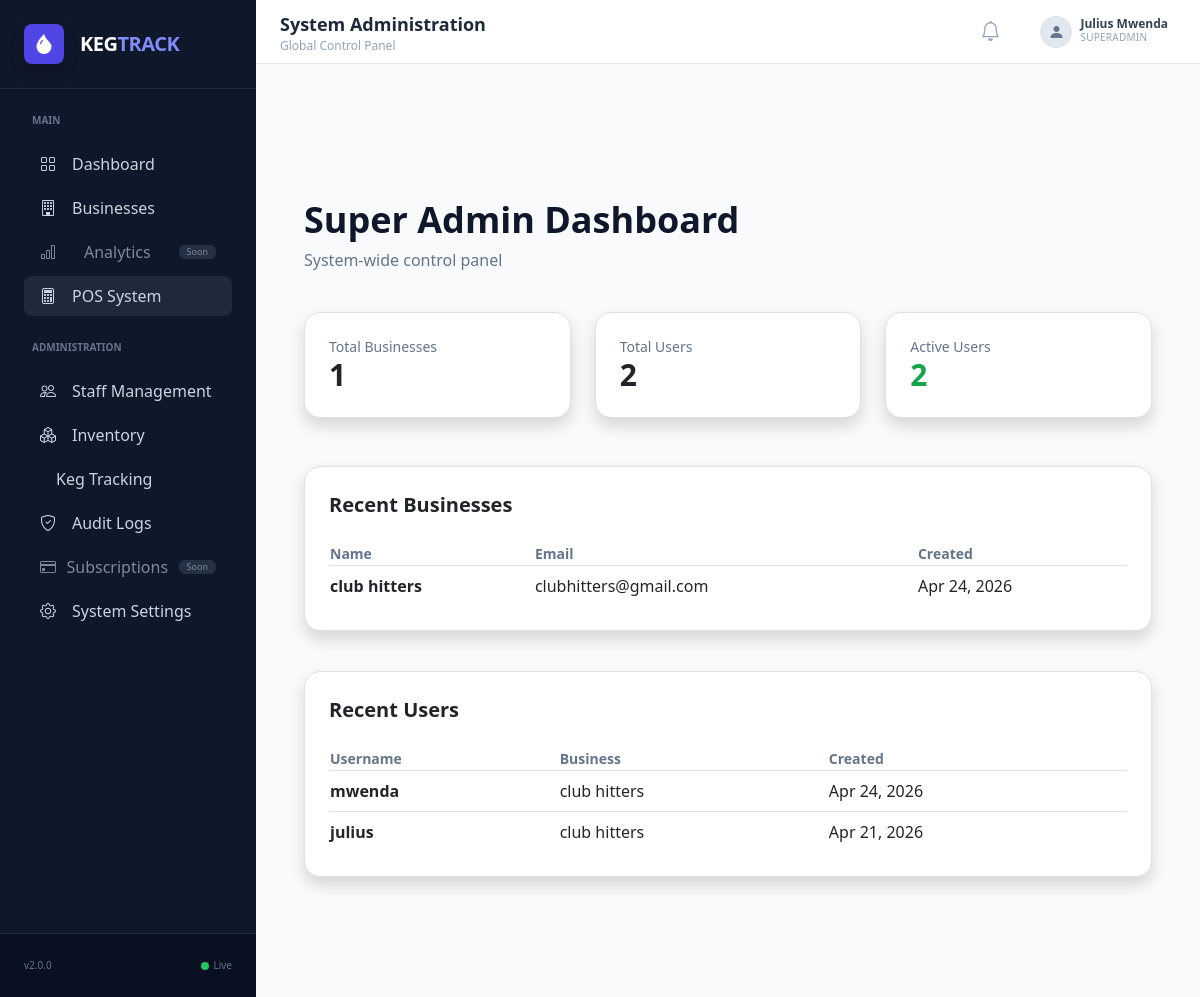
The app's page /dashboard/superadmin/ (signed in) with its own data.
### accounts/models.py (models this page shows, shortened)
class User(AbstractUser):
    phone = models.CharField(max_length=20, unique=True)
    email = models.EmailField(unique=True)
    business = models.ForeignKey(
        "business.Business",
        on_delete=models.CASCADE,
        null=True,
        blank=True
    )
    role = models.ForeignKey(
        "accounts.Role",
        on_delete=models.SET_NULL,
        null=True,
        blank=True
    )
    is_superadmin = models.BooleanField(default=False)
    is_active_staff = models.BooleanField(default=True)
    must_change_password = models.BooleanField(default=True)
    is_deleted = models.BooleanField(default=False)
    last_login_ip = models.GenericIPAddressField(null=True, blank=True)
    last_device = models.CharField(max_length=255, blank=True)
    created_at = models.DateTimeField(auto_now_add=True)
    updated_at = models.DateTimeField(auto_now=True)
    USERNAME_FIELD = "username"
    REQUIRED_FIELDS = ["email", "phone", "first_name", "last_name"]
    objects = UserManager()
    @property
    def business_name(self):
        return self.business.name if self.business else "Global"

### business/models.py (models this page shows, shortened)
class Business(models.Model):
    name = models.CharField(max_length=255, unique=True)
    slug = models.SlugField(unique=True, blank=True)
    business_type = models.CharField(
        max_length=50,
        choices=[
            ("pub", "Pub"),
            ("bar", "Bar"),
            ("restaurant", "Restaurant"),
            ("club", "Club"),
        ],
        default="pub"
    )
    email = models.EmailField(unique=True)
    phone = models.CharField(max_length=20, blank=True, null=True)
    address = models.TextField()
    logo = models.ImageField(upload_to='business_logos/', null=True, blank=True)
    primary_color = models.CharField(max_length=7, default="#0056b3")
    created_by = models.ForeignKey(
        "accounts.User",
        on_delete=models.SET_NULL,
        null=True,
        blank=True,
        related_name="created_businesses"
    )
    is_active = models.BooleanField(default=True)
    is_deleted = models.BooleanField(default=False)
    deleted_at = models.DateTimeField(null=True, blank=True)
    created_at = models.DateTimeField(auto_now_add=True)
    updated_at = models.DateTimeField(auto_now=True)
    class Meta:
        verbose_name_plural = "Businesses"

### dashboard/views.py (the view)
# urls.py: path("superadmin/", views.superadmin_home, name="superadmin_home"),
@login_required
def superadmin_home(request):
    if not request.user.is_superadmin:
        return HttpResponseForbidden("Access denied")
    total_businesses = Business.objects.count()
    total_users = User.objects.all().count()
    active_users = User.objects.filter(is_active_staff=True, is_deleted=False).count()
    recent_businesses = Business.objects.order_by("-created_at")[:5]
    recent_users = User.objects.order_by("-created_at")[:5]
    return render(request, "dashboard/superadmin.html", {
        "total_businesses": total_businesses,
        "total_users": total_users,
        "active_users": active_users,
        "recent_businesses": recent_businesses,
        "recent_users": recent_users,
    })

### accounts/models.py (called while the page is built)
    @property
    def code(self):
        return self.name  # alias for cleaner logic

### tracking/context_processors.py (called while the page is built)
def keg_config(request):
    config, _ = KegSystemConfig.objects.get_or_create(id=1)
    return {"config": config}

### dashboard/templates/dashboard/superadmin.html (shortened to what this page needs)
{% extends "base.html" %}
{%load static %}
{% block content %}
<div class="container mx-auto px-6 py-24">
    <div class="mb-10">
        <h1 class="text-4xl font-bold text-slate-900">
            Super Admin Dashboard
        </h1>
        <p class="text-slate-500 mt-2">
            System-wide control panel
        </p>
    </div>
    <div class="grid grid-cols-1 md:grid-cols-3 gap-6 mb-12">
        <div class="bg-white p-6 rounded-2xl shadow border">
            <p class="text-sm text-slate-500">Total Businesses</p>
            <h2 class="text-3xl font-bold">{{ total_businesses }}</h2>
        </div>
        <div class="bg-white p-6 rounded-2xl shadow border">
            <p class="text-sm text-slate-500">Total Users</p>
            <h2 class="text-3xl font-bold">{{ total_users }}</h2>
        </div>
        <div class="bg-white p-6 rounded-2xl shadow border">
            <p class="text-sm text-slate-500">Active Users</p>
            <h2 class="text-3xl font-bold text-green-600">
                {{ active_users }}
            </h2>
        </div>
    </div>
    <div class="bg-white p-6 rounded-2xl shadow border mb-10">
        <h3 class="text-xl font-bold mb-4">Recent Businesses</h3>
        <table class="w-full text-left">
            <thead>
                <tr class="text-slate-500 text-sm">
                    <th>Name</th>
                    <th>Email</th>
                    <th>Created</th>
                </tr>
            </thead>
            <tbody>
                {% for b in recent_businesses %}
                <tr class="border-t">
                    <td class="py-2 font-semibold">{{ b.name }}</td>
                    <td>{{ b.email }}</td>
                    <td>{{ b.created_at|date:"M d, Y" }}</td>
                </tr>
                {% empty %}
                <tr><td colspan="3">No businesses yet</td></tr>
                {% endfor %}
            </tbody>
        </table>
    </div>
    <div class="bg-white p-6 rounded-2xl shadow border">
        <h3 class="text-xl font-bold mb-4">Recent Users</h3>
        <table class="w-full text-left">
            <thead>
                <tr class="text-slate-500 text-sm">
                    <th>Username</th>
                    <th>Business</th>
                    <th>Created</th>
                </tr>
            </thead>
            <tbody>
                {% for u in recent_users %}
                <tr class="border-t">
                    <td class="py-2 font-semibold">{{ u.username }}</td>
                    <td>{{ u.business_name }}</td>
                    <td>{{ u.created_at|date:"M d, Y" }}</td>
                </tr>
                {% empty %}
                <tr><td colspan="3">No users yet</td></tr>
                {% endfor %}
            </tbody>
        </table>
    </div>
</div>
{% endblock %}

### templates/includes/navbar.html (shortened to what this page needs)
<nav class="bg-white border-b border-slate-200 h-16 flex items-center justify-between px-6 sticky top-0 z-10">
    <div class="flex items-center gap-4">
        <div class="flex flex-col leading-tight">
            <span class="text-lg font-semibold text-slate-800">
                {% if request.user.is_superuser or request.user.is_superadmin %}
                    System Administration
                {% elif request.session.active_business_id %}
                    {{ request.user.business.name }}
                {% else %}
                    Business Dashboard
                {% endif %}
            </span>
            <span class="text-xs text-slate-400">
                {% if request.user.is_superuser or request.user.is_superadmin %}
                    Global Control Panel
                {% elif request.user.role %}
                    {{ request.user.role.name|upper }}
                {% else %}
                    STAFF
                {% endif %}
            </span>
        </div>
    </div>
    <div class="flex items-center gap-4">
        <button class="relative p-2 text-slate-400 hover:text-slate-600 transition">
            <i class="bi bi-bell text-xl"></i>
        </button>
        <div class="dropdown">
            <button class="flex items-center gap-2 hover:bg-slate-50 px-2 py-1 rounded transition"
                    data-bs-toggle="dropdown">
                <div class="w-8 h-8 rounded-full bg-slate-200 flex items-center justify-center border border-slate-300">
                    <i class="bi bi-person-fill text-slate-500"></i>
                </div>
                <div class="text-left hidden sm:block">
                    <p class="text-xs font-semibold leading-none text-slate-700">
                        {{ user.get_full_name|default:user.username }}
                    </p>
                    <p class="text-[10px] text-slate-400 uppercase tracking-wide">
                        {% if user.is_superuser or user.is_superadmin %}
                            SUPERADMIN
                        {% else %}
                            {{ user.role.name|default:"STAFF" }}
                        {% endif %}
                    </p>
                </div>
            </button>
        </div>
    </div>
</nav>

### templates/base.html (style rules this page uses)
.theme-owner { --role-color: #0ea5e9; }

### records on screen
User: get_full_name "Julius Mwenda", username "julius", business_name "club hitters", created_at "Apr 21, 2026"
Business: name "club hitters", email "clubhitters@gmail.com", created_at "Apr 24, 2026"
User: username "mwenda", business_name "club hitters", created_at "Apr 24, 2026"

### other values on screen
{{ total_businesses }} "1"
{{ total_users }} "2"
{{ active_users }} "2"
